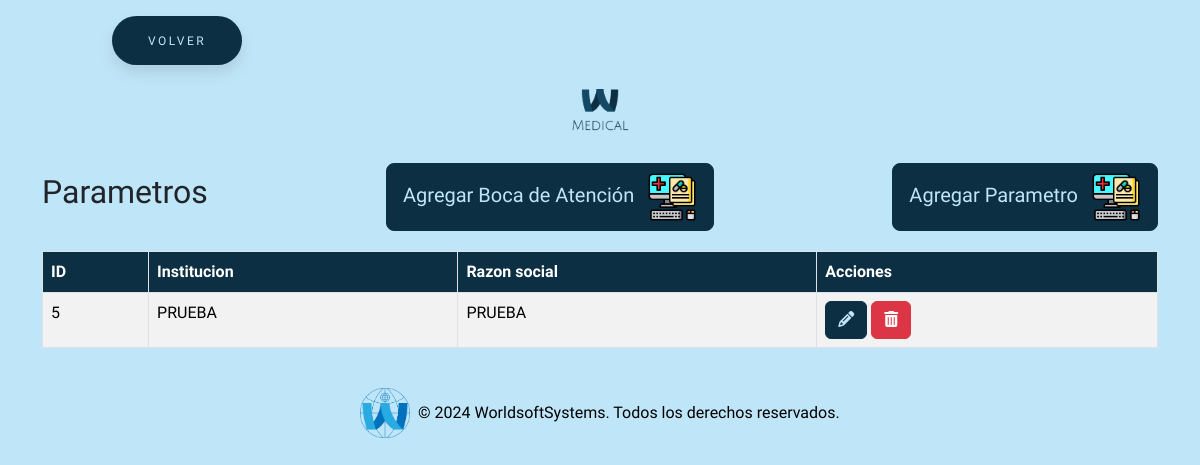
Screenshot of /prueba/todosAjustes/parametros/parametros.php (signed in) with the database file from the repository.
### tables this page shows
CREATE TABLE `parametro_sistema` (
  `id` int(11) NOT NULL,
  `inst` varchar(255) NOT NULL,
  `razon_social` varchar(255) NOT NULL,
  `c_interno` varchar(255) NOT NULL,
  `c_pami` varchar(255) NOT NULL,
  `cuit` varchar(255) NOT NULL,
  `u_efect` varchar(255) NOT NULL,
  `clave_efect` varchar(255) NOT NULL,
  `mail` varchar(255) NOT NULL,
  `puerta` varchar(255) NOT NULL,
  `dir` varchar(255) NOT NULL,
  `localidad` varchar(255) NOT NULL,
  `cod_sucursal` int(11) NOT NULL,
  `tel` varchar(255) NOT NULL,
  `num_hist_amb` int(255) NOT NULL,
  `num_hist_int` int(255) NOT NULL
);

### prueba/todosAjustes/parametros/parametros.php (the view, shortened to what this page needs)
<?php
require_once "../../conexion.php";
$sql = "SELECT * FROM parametro_sistema";
$result = $conn->query($sql);
?>
<!DOCTYPE html>
<html lang="en">
<head>
    <link href="https://cdn.jsdelivr.net/npm/bootstrap@5.3.3/dist/css/bootstrap.min.css" rel="stylesheet"
>
    <link rel="stylesheet" href="https://cdnjs.cloudflare.com/ajax/libs/font-awesome/6.5.2/css/all.min.css"
 />
    <link rel="stylesheet" href="../../estilos/styleBotones.css">
    <link rel="stylesheet" href="../../estilos/styleGeneral.css">
</head>
<body>
    <button class="button" style="vertical-align:middle; margin-left:7rem"
        onclick="window.location.href = '../../seccionAjustes/ajustes.php';">
        <span>VOLVER</span>
    </button>
    <div class="text-center my-4">
        <img src="../../img/logo.png" alt="Logo MEDICAL" class="img-fluid" style="max-width: 120px;">
    </div>
    <div class="container">
        <div class="title-container">
            <h2>Parametros</h2>
            <button type="button" class="btn btn-custom btn-lg" data-bs-toggle="modal"
                data-bs-target="#agregarBocaModal">
                Agregar Boca de Atención <img src="../../img/medicacion.png" alt="Icono agregar parametro"
                    style="width: 50px; height: 50px; margin-left: 8px;">
            </button>
            <button type="button" class="btn btn-custom btn-lg" data-bs-toggle="modal"
                data-bs-target="#agregarParametroModal">
                Agregar Parametro <img src="../../img/medicacion.png" alt="Icono agregar parametro"
                    style="width: 50px; height: 50px; margin-left: 8px;">
            </button>
        </div>
        <table class="table table-striped table-bordered">
            <thead class="table-custom">
                <tr>
                    <th>ID</th>
                    <th>Institucion</th>
                    <th>Razon social</th>
                    <th>Acciones</th>
                </tr>
            </thead>
            <tbody>
                <?php if ($result->num_rows > 0): ?>
                    <?php while ($row = $result->fetch_assoc()): ?>
                        <tr>
                            <td><?= $row["id"] ?></td>
                            <td><?= $row["inst"] ?></td>
                            <td><?= $row["razon_social"] ?></td>
                            <td>
                                <button class="btn btn-custom-editar" onclick='editarParametro(<?= json_encode($row) ?>)'><i
                                        class="fas fa-pencil-alt"></i></button>
                                <a href="?eliminar=<?= $row['id'] ?>" class="btn btn-danger"
                                    onclick="return confirm('¿Estás seguro de que deseas eliminar parametro?');"><i
                                        class="fas fa-trash-alt"></i></a>
                            </td>
                        </tr>
                    <?php endwhile; ?>
                <?php else: ?>
                    <tr>
                        <td colspan="4">No se encontraron resultados</td>
                    </tr>
                <?php endif; ?>
            </tbody>
        </table>
    </div>
    <footer class="bg-dark text-white text-center py-4 mt-auto">
        <div class="container">
            <div class="row justify-content-center">
                <div class="col-md-12 footer-logo-text">
                    <img src="../../img/logoWSS.png" alt="Logo" class="img-fluid" style="max-height: 50px;">
                    <p class="mb-0">&copy; 2024 WorldsoftSystems. Todos los derechos reservados.</p>
                </div>
            </div>
        </div>
    </footer>
</body>
</html>

### prueba/estilos/styleBotones.css (style rules this page uses)
:root { --primary-color: #0d2f44; }
body, html { background-color: #bfe6f8 !important; font-family: 'Cabin Condensed', sans-serif !important; }
.title-container { display: flex; align-items: center; justify-content: space-between; margin-bottom: 20px; }
.btn-custom { background-color: var(--primary-color) !important; border-color: var(--primary-color) !important; color: #bfe6f8 !important; transition: all 0.3s ease; }
.btn-custom-editar { background-color: var(--primary-color) !important; border-color: var(--primary-color) !important; color: #bfe6f8 !important; transition: all 0.3s ease; }
.button { padding: 1.3em 3em; font-size: 12px; text-transform: uppercase; letter-spacing: 2.5px; font-weight: 500; color: #bfe6f8; background-color: var(--primary-color) !important; border-color: var(--primary-color) !important; border: none; border-radius: 45px; box-shadow: 0px 8px 15px rgba(0, 0, 0, 0.1); transition: all 0.3s ease 0s; cursor: pointer; outline: none; margin-top: 1rem; }

### prueba/estilos/styleGeneral.css (style rules this page uses)
:root { --primary-color: #0d2f44; }
body, html { background-color: #bfe6f8 !important; font-family: 'Cabin Condensed', sans-serif !important; }
a { text-decoration: none !important; }
.table-custom th { background-color: var(--primary-color) !important; color: white !important; }
.footer-logo-text { display: flex; align-items: center; justify-content: center; color: #000; }
footer.bg-dark { background-color: transparent !important; padding-top: 10rem; }
.footer-logo-text img { margin-right: 0.5rem; }

### rows the page displays
parametro_sistema: id "5", inst "PRUEBA", razon_social "PRUEBA"
